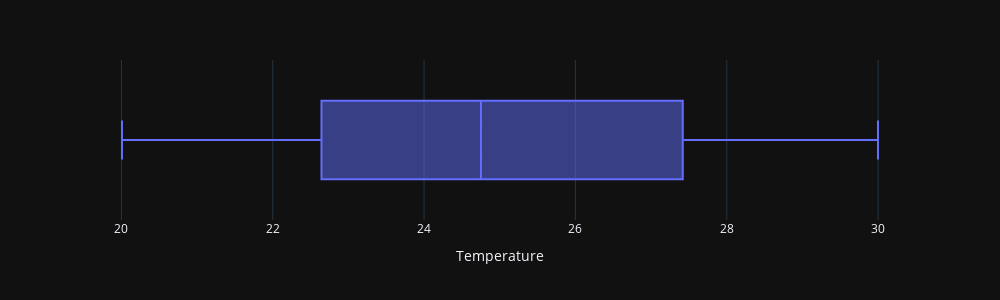

The code cell stored with this chart in its notebook:
### Code cell
fig = px.box(data_frame = dff, x = 'Temperature', width = 1000, height = 300)
fig.update_layout({"template": "plotly_dark",})
fig.show()

### Figure 1 — Plotly figure (JSON) as saved in the notebook; plotly's stock layout.template omitted (floating-point values rounded to 4 significant figures; data arrays with more than 128 entries replaced by an {"elided": "..."} marker saying what was removed)
{"data": [{"alignmentgroup": "True", "hovertemplate": "Temperature=%{x}<extra></extra>", "legendgroup": "", "marker": {"color": "#636efa"}, "name": "", "notched": false, "offsetgroup": "", "orientation": "h", "showlegend": false, "type": "box", "x": {"elided": "1000 float values"}, "x0": " ", "xaxis": "x", "y0": " ", "yaxis": "y"}], "layout": {"boxmode": "group", "height": 300, "legend": {"tracegroupgap": 0}, "margin": {"t": 60}, "width": 1000, "xaxis": {"anchor": "y", "domain": [0, 1], "title": {"text": "Temperature"}}, "yaxis": {"anchor": "x", "domain": [0, 1]}}}
